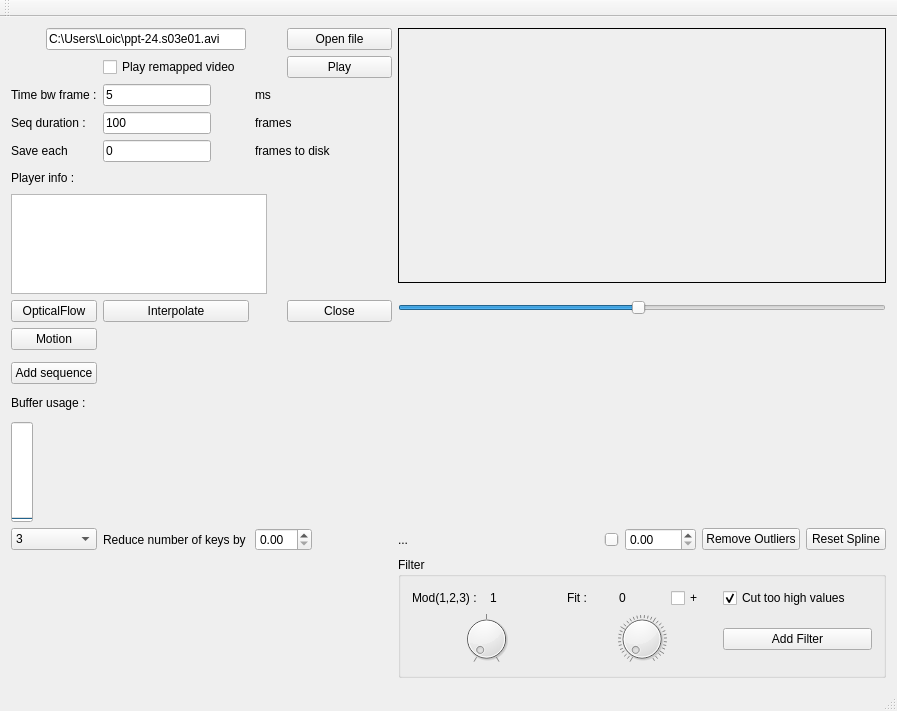
<?xml version="1.0" encoding="UTF-8"?>
<ui version="4.0">
 <class>MainWindow</class>
 <widget class="QMainWindow" name="MainWindow">
  <property name="geometry">
   <rect>
    <x>0</x>
    <y>0</y>
    <width>838</width>
    <height>706</height>
   </rect>
  </property>
  <property name="windowTitle">
   <string>ASMV</string>
  </property>
  <property name="animated">
   <bool>false</bool>
  </property>
  <widget class="QWidget" name="centralWidget">
   <layout class="QGridLayout" name="gridLayout">
    <item row="8" column="5" alignment="Qt::AlignTop">
     <widget class="QSlider" name="slSpeed">
      <property name="minimum">
       <number>15</number>
      </property>
      <property name="maximum">
       <number>1000</number>
      </property>
      <property name="value">
       <number>500</number>
      </property>
      <property name="orientation">
       <enum>Qt::Horizontal</enum>
      </property>
     </widget>
    </item>
    <item row="8" column="0">
     <widget class="QPushButton" name="btFlow">
      <property name="text">
       <string>OpticalFlow</string>
      </property>
     </widget>
    </item>
    <item row="2" column="2">
     <widget class="QLabel" name="label_3">
      <property name="text">
       <string>ms</string>
      </property>
     </widget>
    </item>
    <item row="6" column="0" colspan="5">
     <widget class="QPlainTextEdit" name="txtInfo">
      <property name="sizePolicy">
       <sizepolicy hsizetype="Fixed" vsizetype="Fixed">
        <horstretch>0</horstretch>
        <verstretch>0</verstretch>
       </sizepolicy>
      </property>
      <property name="minimumSize">
       <size>
        <width>0</width>
        <height>100</height>
       </size>
      </property>
      <property name="maximumSize">
       <size>
        <width>16777215</width>
        <height>100</height>
       </size>
      </property>
      <property name="readOnly">
       <bool>true</bool>
      </property>
      <property name="centerOnScroll">
       <bool>false</bool>
      </property>
     </widget>
    </item>
    <item row="2" column="1">
     <widget class="QLineEdit" name="txtFrame">
      <property name="sizePolicy">
       <sizepolicy hsizetype="Fixed" vsizetype="Fixed">
        <horstretch>0</horstretch>
        <verstretch>0</verstretch>
       </sizepolicy>
      </property>
      <property name="text">
       <string notr="true">5</string>
      </property>
     </widget>
    </item>
    <item row="9" column="0">
     <widget class="QPushButton" name="btMotion">
      <property name="text">
       <string>Motion</string>
      </property>
     </widget>
    </item>
    <item row="8" column="1">
     <widget class="QPushButton" name="btInterpolate">
      <property name="text">
       <string>Interpolate</string>
      </property>
     </widget>
    </item>
    <item row="2" column="0">
     <widget class="QLabel" name="label_2">
      <property name="text">
       <string>Time bw frame :</string>
      </property>
     </widget>
    </item>
    <item row="17" column="1">
     <widget class="QLabel" name="label_8">
      <property name="text">
       <string>Reduce number of keys by </string>
      </property>
      <property name="alignment">
       <set>Qt::AlignRight|Qt::AlignTrailing|Qt::AlignVCenter</set>
      </property>
     </widget>
    </item>
    <item row="0" column="3" colspan="2">
     <widget class="QPushButton" name="btOpen">
      <property name="text">
       <string>Open file</string>
      </property>
     </widget>
    </item>
    <item row="17" column="5">
     <layout class="QHBoxLayout" name="horizontalLayout">
      <property name="spacing">
       <number>6</number>
      </property>
      <item alignment="Qt::AlignLeft">
       <widget class="QLabel" name="lblSplineInfo">
        <property name="minimumSize">
         <size>
          <width>200</width>
          <height>0</height>
         </size>
        </property>
        <property name="lineWidth">
         <number>1</number>
        </property>
        <property name="text">
         <string>...</string>
        </property>
        <property name="margin">
         <number>0</number>
        </property>
        <property name="indent">
         <number>-1</number>
        </property>
       </widget>
      </item>
      <item>
       <widget class="QSlider" name="slOutliers">
        <property name="maximumSize">
         <size>
          <width>50</width>
          <height>16777215</height>
         </size>
        </property>
        <property name="minimum">
         <number>1</number>
        </property>
        <property name="maximum">
         <number>99</number>
        </property>
        <property name="value">
         <number>50</number>
        </property>
        <property name="orientation">
         <enum>Qt::Horizontal</enum>
        </property>
       </widget>
      </item>
      <item>
       <widget class="QDoubleSpinBox" name="spTolerance">
        <property name="maximum">
         <double>9999.000000000000000</double>
        </property>
       </widget>
      </item>
      <item>
       <widget class="QPushButton" name="pbRemoveOutliers">
        <property name="maximumSize">
         <size>
          <width>100</width>
          <height>16777215</height>
         </size>
        </property>
        <property name="text">
         <string>Remove Outliers</string>
        </property>
        <property name="default">
         <bool>false</bool>
        </property>
        <property name="flat">
         <bool>false</bool>
        </property>
       </widget>
      </item>
      <item>
       <widget class="QPushButton" name="pbResetSpline">
        <property name="maximumSize">
         <size>
          <width>100</width>
          <height>16777215</height>
         </size>
        </property>
        <property name="text">
         <string>Reset Spline</string>
        </property>
       </widget>
      </item>
     </layout>
    </item>
    <item row="5" column="0">
     <widget class="QLabel" name="label">
      <property name="sizePolicy">
       <sizepolicy hsizetype="Fixed" vsizetype="Fixed">
        <horstretch>0</horstretch>
        <verstretch>0</verstretch>
       </sizepolicy>
      </property>
      <property name="text">
       <string>Player info :</string>
      </property>
     </widget>
    </item>
    <item row="1" column="3" colspan="2">
     <widget class="QPushButton" name="btGo">
      <property name="text">
       <string>Play</string>
      </property>
     </widget>
    </item>
    <item row="0" column="5" rowspan="7" alignment="Qt::AlignTop">
     <widget class="QLabel" name="lblImage">
      <property name="sizePolicy">
       <sizepolicy hsizetype="Expanding" vsizetype="Fixed">
        <horstretch>0</horstretch>
        <verstretch>0</verstretch>
       </sizepolicy>
      </property>
      <property name="minimumSize">
       <size>
        <width>0</width>
        <height>255</height>
       </size>
      </property>
      <property name="frameShape">
       <enum>QFrame::Box</enum>
      </property>
      <property name="text">
       <string/>
      </property>
     </widget>
    </item>
    <item row="15" column="0">
     <widget class="QProgressBar" name="pbBuffer">
      <property name="minimumSize">
       <size>
        <width>0</width>
        <height>100</height>
       </size>
      </property>
      <property name="maximumSize">
       <size>
        <width>16777215</width>
        <height>200</height>
       </size>
      </property>
      <property name="maximum">
       <number>3</number>
      </property>
      <property name="value">
       <number>0</number>
      </property>
      <property name="orientation">
       <enum>Qt::Vertical</enum>
      </property>
     </widget>
    </item>
    <item row="1" column="1">
     <widget class="QCheckBox" name="chkRemapped">
      <property name="text">
       <string>Play remapped video</string>
      </property>
     </widget>
    </item>
    <item row="4" column="1">
     <widget class="QLineEdit" name="txtSkipFrames">
      <property name="sizePolicy">
       <sizepolicy hsizetype="Fixed" vsizetype="Fixed">
        <horstretch>0</horstretch>
        <verstretch>0</verstretch>
       </sizepolicy>
      </property>
      <property name="text">
       <string>0</string>
      </property>
     </widget>
    </item>
    <item row="3" column="2" colspan="2">
     <widget class="QLabel" name="label_5">
      <property name="text">
       <string>frames</string>
      </property>
     </widget>
    </item>
    <item row="17" column="2" colspan="2">
     <widget class="QDoubleSpinBox" name="sbReduction">
      <property name="singleStep">
       <double>0.500000000000000</double>
      </property>
     </widget>
    </item>
    <item row="4" column="2" colspan="3">
     <widget class="QLabel" name="label_7">
      <property name="text">
       <string>frames to disk</string>
      </property>
     </widget>
    </item>
    <item row="0" column="0" colspan="3" alignment="Qt::AlignHCenter">
     <widget class="QLineEdit" name="txtFile">
      <property name="sizePolicy">
       <sizepolicy hsizetype="Preferred" vsizetype="Fixed">
        <horstretch>0</horstretch>
        <verstretch>0</verstretch>
       </sizepolicy>
      </property>
      <property name="minimumSize">
       <size>
        <width>200</width>
        <height>0</height>
       </size>
      </property>
      <property name="text">
       <string>C:\Users\Loic\ppt-24.s03e01.avi</string>
      </property>
      <property name="readOnly">
       <bool>true</bool>
      </property>
     </widget>
    </item>
    <item row="9" column="1" rowspan="7" colspan="5">
     <widget class="Timeline" name="wTimeline" native="true">
      <property name="sizePolicy">
       <sizepolicy hsizetype="Expanding" vsizetype="Expanding">
        <horstretch>0</horstretch>
        <verstretch>0</verstretch>
       </sizepolicy>
      </property>
     </widget>
    </item>
    <item row="3" column="0">
     <widget class="QLabel" name="label_4">
      <property name="text">
       <string>Seq duration :</string>
      </property>
     </widget>
    </item>
    <item row="13" column="0">
     <widget class="QLabel" name="label_9">
      <property name="text">
       <string>Buffer usage :</string>
      </property>
     </widget>
    </item>
    <item row="3" column="1">
     <widget class="QLineEdit" name="txtDuration">
      <property name="sizePolicy">
       <sizepolicy hsizetype="Fixed" vsizetype="Fixed">
        <horstretch>0</horstretch>
        <verstretch>0</verstretch>
       </sizepolicy>
      </property>
      <property name="text">
       <string notr="true">100</string>
      </property>
     </widget>
    </item>
    <item row="8" column="3" colspan="2">
     <widget class="QPushButton" name="btClose">
      <property name="text">
       <string>Close</string>
      </property>
      <property name="checkable">
       <bool>false</bool>
      </property>
     </widget>
    </item>
    <item row="17" column="0">
     <widget class="QComboBox" name="cboBuffer">
      <property name="editable">
       <bool>false</bool>
      </property>
      <property name="maxVisibleItems">
       <number>15</number>
      </property>
      <item>
       <property name="text">
        <string>3</string>
       </property>
      </item>
      <item>
       <property name="text">
        <string>1</string>
       </property>
      </item>
      <item>
       <property name="text">
        <string>2</string>
       </property>
      </item>
      <item>
       <property name="text">
        <string>4</string>
       </property>
      </item>
      <item>
       <property name="text">
        <string>5</string>
       </property>
      </item>
      <item>
       <property name="text">
        <string>6</string>
       </property>
      </item>
      <item>
       <property name="text">
        <string>7</string>
       </property>
      </item>
      <item>
       <property name="text">
        <string>8</string>
       </property>
      </item>
      <item>
       <property name="text">
        <string>9</string>
       </property>
      </item>
      <item>
       <property name="text">
        <string>10</string>
       </property>
      </item>
      <item>
       <property name="text">
        <string>11</string>
       </property>
      </item>
      <item>
       <property name="text">
        <string>12</string>
       </property>
      </item>
      <item>
       <property name="text">
        <string>13</string>
       </property>
      </item>
      <item>
       <property name="text">
        <string>14</string>
       </property>
      </item>
      <item>
       <property name="text">
        <string>15</string>
       </property>
      </item>
      <item>
       <property name="text">
        <string>16</string>
       </property>
      </item>
      <item>
       <property name="text">
        <string>17</string>
       </property>
      </item>
      <item>
       <property name="text">
        <string>18</string>
       </property>
      </item>
      <item>
       <property name="text">
        <string>19</string>
       </property>
      </item>
      <item>
       <property name="text">
        <string>20</string>
       </property>
      </item>
     </widget>
    </item>
    <item row="4" column="0">
     <widget class="QLabel" name="label_6">
      <property name="text">
       <string>Save each </string>
      </property>
     </widget>
    </item>
    <item row="11" column="0">
     <widget class="QPushButton" name="btTimeline">
      <property name="text">
       <string>Add sequence</string>
      </property>
     </widget>
    </item>
    <item row="18" column="5">
     <widget class="QGroupBox" name="groupBox">
      <property name="title">
       <string>Filter</string>
      </property>
      <layout class="QGridLayout" name="gridLayout_2">
       <item row="1" column="2">
        <widget class="QPushButton" name="btFilter">
         <property name="text">
          <string>Add Filter</string>
         </property>
        </widget>
       </item>
       <item row="1" column="1">
        <widget class="QDial" name="dialFit">
         <property name="maximumSize">
          <size>
           <width>200</width>
           <height>100</height>
          </size>
         </property>
         <property name="notchTarget">
          <double>2.700000000000000</double>
         </property>
         <property name="notchesVisible">
          <bool>true</bool>
         </property>
        </widget>
       </item>
       <item row="1" column="0">
        <widget class="QDial" name="dialMod">
         <property name="maximumSize">
          <size>
           <width>200</width>
           <height>100</height>
          </size>
         </property>
         <property name="minimum">
          <number>1</number>
         </property>
         <property name="maximum">
          <number>3</number>
         </property>
         <property name="pageStep">
          <number>1</number>
         </property>
         <property name="tracking">
          <bool>true</bool>
         </property>
         <property name="orientation">
          <enum>Qt::Horizontal</enum>
         </property>
         <property name="invertedAppearance">
          <bool>false</bool>
         </property>
         <property name="wrapping">
          <bool>false</bool>
         </property>
         <property name="notchesVisible">
          <bool>true</bool>
         </property>
        </widget>
       </item>
       <item row="0" column="0">
        <layout class="QHBoxLayout" name="horizontalLayout_2">
         <item>
          <widget class="QLabel" name="label_11">
           <property name="text">
            <string>Mod(1,2,3) :</string>
           </property>
          </widget>
         </item>
         <item>
          <widget class="QLabel" name="lblMod">
           <property name="text">
            <string>1</string>
           </property>
          </widget>
         </item>
        </layout>
       </item>
       <item row="0" column="1">
        <layout class="QHBoxLayout" name="horizontalLayout_3">
         <item>
          <widget class="QLabel" name="label_10">
           <property name="maximumSize">
            <size>
             <width>16777215</width>
             <height>16777215</height>
            </size>
           </property>
           <property name="frameShape">
            <enum>QFrame::NoFrame</enum>
           </property>
           <property name="text">
            <string>Fit :</string>
           </property>
           <property name="scaledContents">
            <bool>false</bool>
           </property>
           <property name="wordWrap">
            <bool>false</bool>
           </property>
          </widget>
         </item>
         <item>
          <widget class="QLabel" name="lblFit">
           <property name="text">
            <string>0</string>
           </property>
          </widget>
         </item>
         <item>
          <widget class="QCheckBox" name="chkPlus">
           <property name="text">
            <string>+</string>
           </property>
          </widget>
         </item>
        </layout>
       </item>
       <item row="0" column="2">
        <widget class="QCheckBox" name="chkCut">
         <property name="text">
          <string>Cut too high values</string>
         </property>
         <property name="checked">
          <bool>true</bool>
         </property>
        </widget>
       </item>
      </layout>
     </widget>
    </item>
    <item row="5" column="4">
     <spacer name="horizontalSpacer">
      <property name="orientation">
       <enum>Qt::Horizontal</enum>
      </property>
      <property name="sizeHint" stdset="0">
       <size>
        <width>40</width>
        <height>20</height>
       </size>
      </property>
     </spacer>
    </item>
   </layout>
  </widget>
  <widget class="QMenuBar" name="menuBar">
   <property name="geometry">
    <rect>
     <x>0</x>
     <y>0</y>
     <width>838</width>
     <height>21</height>
    </rect>
   </property>
  </widget>
  <widget class="QToolBar" name="mainToolBar">
   <attribute name="toolBarArea">
    <enum>TopToolBarArea</enum>
   </attribute>
   <attribute name="toolBarBreak">
    <bool>false</bool>
   </attribute>
  </widget>
  <widget class="QStatusBar" name="statusBar"/>
 </widget>
 <layoutdefault spacing="6" margin="11"/>
 <customwidgets>
  <customwidget>
   <class>Timeline</class>
   <extends>QWidget</extends>
   <header>timeline.h</header>
   <container>1</container>
  </customwidget>
 </customwidgets>
 <resources/>
 <connections>
  <connection>
   <sender>dialMod</sender>
   <signal>valueChanged(int)</signal>
   <receiver>lblMod</receiver>
   <slot>setNum(int)</slot>
   <hints>
    <hint type="sourcelabel">
     <x>446</x>
     <y>637</y>
    </hint>
    <hint type="destinationlabel">
     <x>483</x>
     <y>601</y>
    </hint>
   </hints>
  </connection>
  <connection>
   <sender>dialFit</sender>
   <signal>valueChanged(int)</signal>
   <receiver>lblFit</receiver>
   <slot>setNum(int)</slot>
   <hints>
    <hint type="sourcelabel">
     <x>596</x>
     <y>637</y>
    </hint>
    <hint type="destinationlabel">
     <x>633</x>
     <y>601</y>
    </hint>
   </hints>
  </connection>
 </connections>
</ui>
